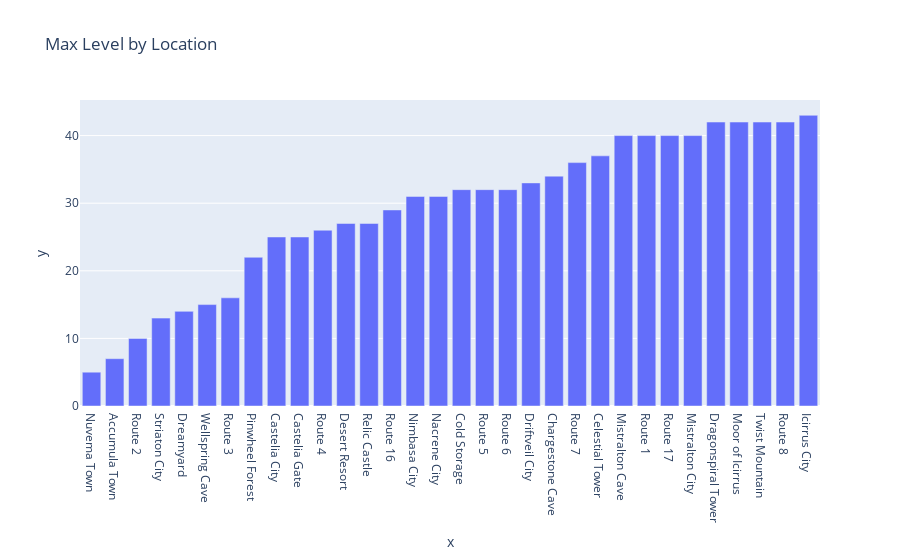

The cell this chart's notebook holds for it:
### Markdown cell above
### Starting Level at Location

### Code cell
team_levels['_max'] = team_levels[list(team)].T.max()
_vals = team_levels.groupby('_location_name')['_max'].max().sort_values()
px.bar(x=_vals.index,y=_vals.values,title="Max Level by Location")

### Figure 1 — Plotly figure (JSON) as saved in the notebook; plotly's stock layout.template omitted (floating-point values rounded to 4 significant figures)
{"data": [{"alignmentgroup": "True", "hovertemplate": "x=%{x}<br>y=%{y}<extra></extra>", "legendgroup": "", "marker": {"color": "#636efa", "pattern": {"shape": ""}}, "name": "", "offsetgroup": "", "orientation": "v", "showlegend": false, "textposition": "auto", "type": "bar", "x": ["Nuvema Town", "Accumula Town", "Route 2", "Striaton City", "Dreamyard", "Wellspring Cave", "Route 3", "Pinwheel Forest", "Castelia City", "Castelia Gate", "Route 4", "Desert Resort", "Relic Castle", "Route 16", "Nimbasa City", "Nacrene City", "Cold Storage", "Route 5", "Route 6", "Driftveil City", "Chargestone Cave", "Route 7", "Celestial Tower", "Mistralton Cave", "Route 1", "Route 17", "Mistralton City", "Dragonspiral Tower", "Moor of Icirrus", "Twist Mountain", "Route 8", "Icirrus City"], "xaxis": "x", "y": [5, 7, 10, 13, 14, 15, 16, 22, 25, 25, 26, 27, 27, 29, 31, 31, 32, 32, 32, 33, 34, 36, 37, 40, 40, 40, 40, 42, 42, 42, 42, 43], "yaxis": "y"}], "layout": {"barmode": "relative", "legend": {"tracegroupgap": 0}, "title": {"text": "Max Level by Location"}, "xaxis": {"anchor": "y", "domain": [0, 1], "title": {"text": "x"}}, "yaxis": {"anchor": "x", "domain": [0, 1], "title": {"text": "y"}}}}
